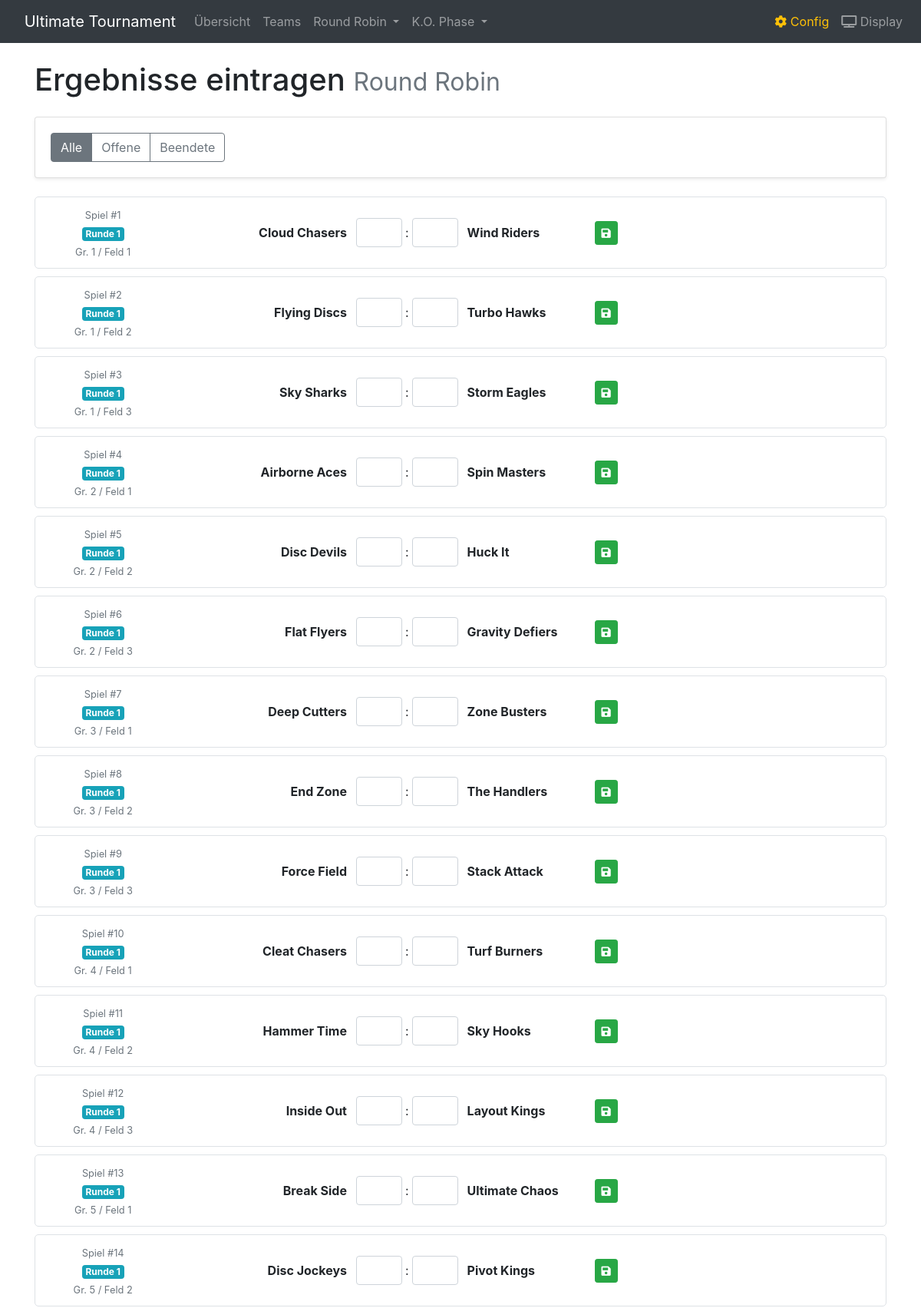
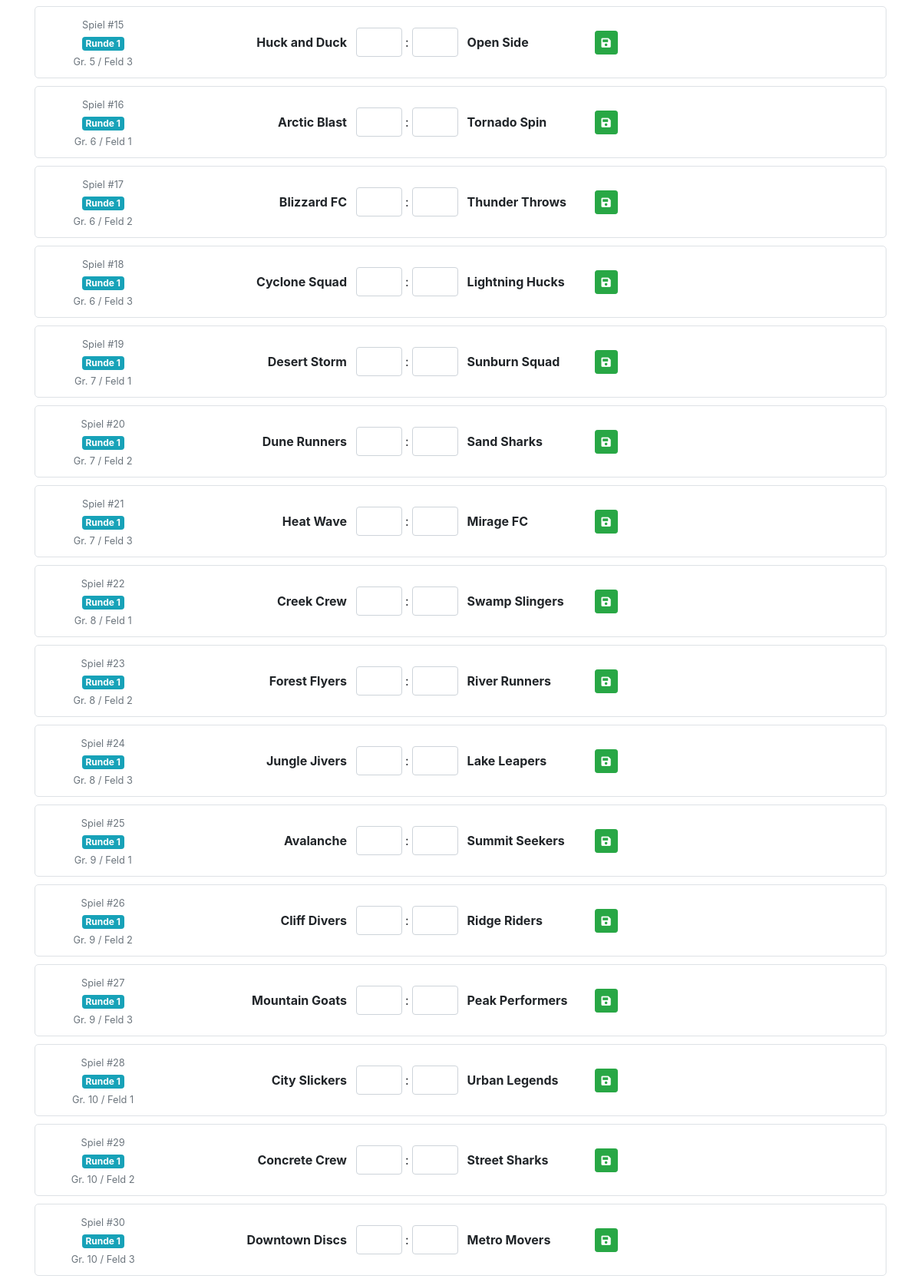
/enter_results/Alpha (upper part), run on the app's committed database (2 pictures, top to bottom).
### tables this page shows
CREATE TABLE matches (
            id INTEGER PRIMARY KEY AUTOINCREMENT,
            match_number INTEGER UNIQUE,
            round INTEGER NOT NULL,
            team1 TEXT,
            team2 TEXT,
            group_number INTEGER NOT NULL,
            field INTEGER DEFAULT NULL,
            score1 INTEGER DEFAULT NULL,
            score2 INTEGER DEFAULT NULL,
            time TEXT DEFAULT NULL
        );

### app.py (the view)
@app.route('/enter_results/<game_name>')
def enter_results(game_name):
    db_path = os.path.join(TOURNAMENT_FOLDER, f"{game_name}.db")
    if not os.path.exists(db_path):
        return render_template("admin/error.html", error_message="Turnier nicht gefunden!")
    conn = get_db_connection(db_path)
    cursor = conn.cursor()
    cursor.execute("""
        SELECT * FROM matches
        ORDER BY round, group_number, field
    """)
    matches = cursor.fetchall()
    conn.close()
    return render_template("admin/enter_results.html",
                         game_name=game_name,
                         matches=matches)

### app.py (called while the page is built)
def get_db_connection(db_path):
    conn = sqlite3.connect(db_path, timeout=30, check_same_thread=False)
    conn.row_factory = sqlite3.Row
    return conn

### Templates/admin/enter_results.html (shortened to what this page needs)
{% extends "admin/base.html" %}
{% block content %}
<div class="container">
    <h1 class="mb-4">Ergebnisse eintragen <small class="text-muted">Round Robin</small></h1>
    <div class="card shadow-sm mb-4">
        <div class="card-body">
            <div class="btn-group" role="group">
                <button type="button" class="btn btn-outline-secondary filter-btn active"
                    data-filter="all">Alle</button>
                <button type="button" class="btn btn-outline-secondary filter-btn" data-filter="open">Offene</button>
                <button type="button" class="btn btn-outline-secondary filter-btn"
                    data-filter="completed">Beendete</button>
            </div>
        </div>
    </div>
    <div id="matchesFilterContainer">
        {% for match in matches %}
        <div class="card match-card {% if match.score1 is not none %}status-completed{% else %}status-open{% endif %}">
            <div class="row align-items-center">
                <div class="col-md-2 text-center text-muted">
                    <small>Spiel #{{ match.match_number if match.match_number else match.id }}</small><br>
                    <span class="badge badge-info">Runde {{ match.round }}</span><br>
                    <small>Gr. {{ match.group_number }} / Feld {{ match.field }}</small>
                </div>
                <div class="col-md-7">
                    <form action="{{ url_for('save_result', game_name=game_name, match_id=match.id) }}" method="POST"
                        class="d-flex justify-content-center align-items-center">
                        <div class="text-right mr-2" style="width: 150px;">
                            <strong>{{ match.team1 }}</strong>
                        </div>
                        <input type="number" name="score1" class="form-control score-input mx-1"
                            value="{{ match.score1 if match.score1 is not none else '' }}" min="0" max="42" required >
                        :
                        <input type="number" name="score2" class="form-control score-input mx-1"
                            value="{{ match.score2 if match.score2 is not none else '' }}" min="0" max="42" required >
                        <div class="text-left ml-2" style="width: 150px;">
                            <strong>{{ match.team2 }}</strong>
                        </div>
                        <div class="ml-3">
                            {% if match.score1 is none %}
                            <button type="submit" class="btn btn-success btn-sm">
                                <i class="fas fa-save"></i>
                            </button>
                            {% endif %}
                        </div>
                    </form>
                </div>
            </div>
        </div>
        {% endfor %}
    </div>
</div>
{% endblock %}

### static/css/admin.css (style rules this page uses)
body { padding-bottom: 20px; }
.score-input { width: 60px; text-align: center; }
.match-card { border: 1px solid #dee2e6; margin-bottom: 10px; padding: 10px; border-radius: 5px; }

### data on the page
matches: match_number "1", round "1", group_number "1", field "1", team1 "Cloud Chasers", team2 "Wind Riders"
matches: match_number "2", round "1", group_number "1", field "2", team1 "Flying Discs", team2 "Turbo Hawks"
matches: match_number "3", round "1", group_number "1", field "3", team1 "Sky Sharks", team2 "Storm Eagles"
matches: match_number "4", round "1", group_number "2", field "1", team1 "Airborne Aces", team2 "Spin Masters"
matches: match_number "5", round "1", group_number "2", field "2", team1 "Disc Devils", team2 "Huck It"
matches: match_number "6", round "1", group_number "2", field "3", team1 "Flat Flyers", team2 "Gravity Defiers"
matches: match_number "7", round "1", group_number "3", field "1", team1 "Deep Cutters", team2 "Zone Busters"
matches: match_number "8", round "1", group_number "3", field "2", team1 "End Zone", team2 "The Handlers"
matches: match_number "9", round "1", group_number "3", field "3", team1 "Force Field", team2 "Stack Attack"
matches: match_number "10", round "1", group_number "4", field "1", team1 "Cleat Chasers", team2 "Turf Burners"
matches: match_number "11", round "1", group_number "4", field "2", team1 "Hammer Time", team2 "Sky Hooks"
matches: match_number "12", round "1", group_number "4", field "3", team1 "Inside Out", team2 "Layout Kings"
matches: match_number "13", round "1", group_number "5", field "1", team1 "Break Side", team2 "Ultimate Chaos"
matches: match_number "14", round "1", group_number "5", field "2", team1 "Disc Jockeys", team2 "Pivot Kings"
matches: match_number "15", round "1", group_number "5", field "3", team1 "Huck and Duck", team2 "Open Side"
matches: match_number "16", round "1", group_number "6", field "1", team1 "Arctic Blast", team2 "Tornado Spin"
matches: match_number "17", round "1", group_number "6", field "2", team1 "Blizzard FC", team2 "Thunder Throws"
matches: match_number "18", round "1", group_number "6", field "3", team1 "Cyclone Squad", team2 "Lightning Hucks"
matches: match_number "19", round "1", group_number "7", field "1", team1 "Desert Storm", team2 "Sunburn Squad"
matches: match_number "20", round "1", group_number "7", field "2", team1 "Dune Runners", team2 "Sand Sharks"
matches: match_number "21", round "1", group_number "7", field "3", team1 "Heat Wave", team2 "Mirage FC"
matches: match_number "22", round "1", group_number "8", field "1", team1 "Creek Crew", team2 "Swamp Slingers"
matches: match_number "23", round "1", group_number "8", field "2", team1 "Forest Flyers", team2 "River Runners"
matches: match_number "24", round "1", group_number "8", field "3", team1 "Jungle Jivers", team2 "Lake Leapers"
matches: match_number "25", round "1", group_number "9", field "1", team1 "Avalanche", team2 "Summit Seekers"
matches: match_number "26", round "1", group_number "9", field "2", team1 "Cliff Divers", team2 "Ridge Riders"
matches: match_number "27", round "1", group_number "9", field "3", team1 "Mountain Goats", team2 "Peak Performers"
matches: match_number "28", round "1", group_number "10", field "1", team1 "City Slickers", team2 "Urban Legends"
matches: match_number "29", round "1", group_number "10", field "2", team1 "Concrete Crew", team2 "Street Sharks"
matches: match_number "30", round "1", group_number "10", field "3", team1 "Downtown Discs", team2 "Metro Movers"
